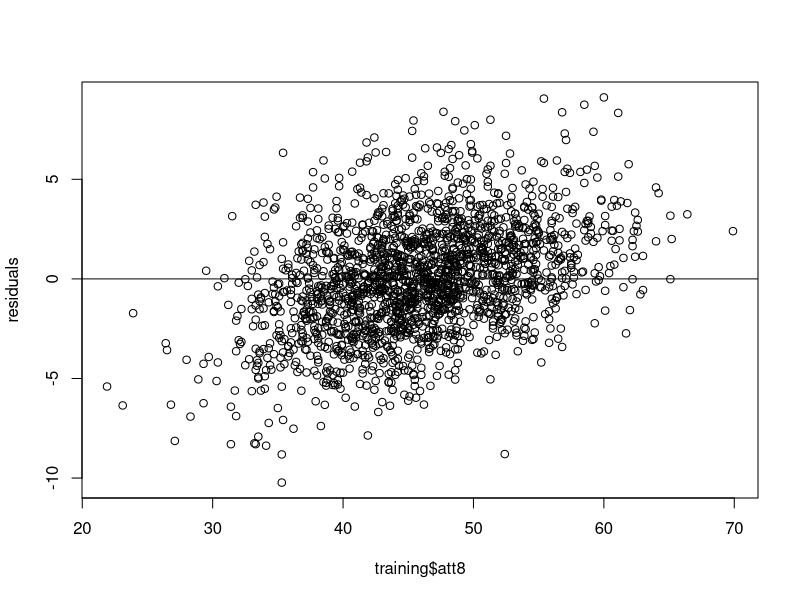
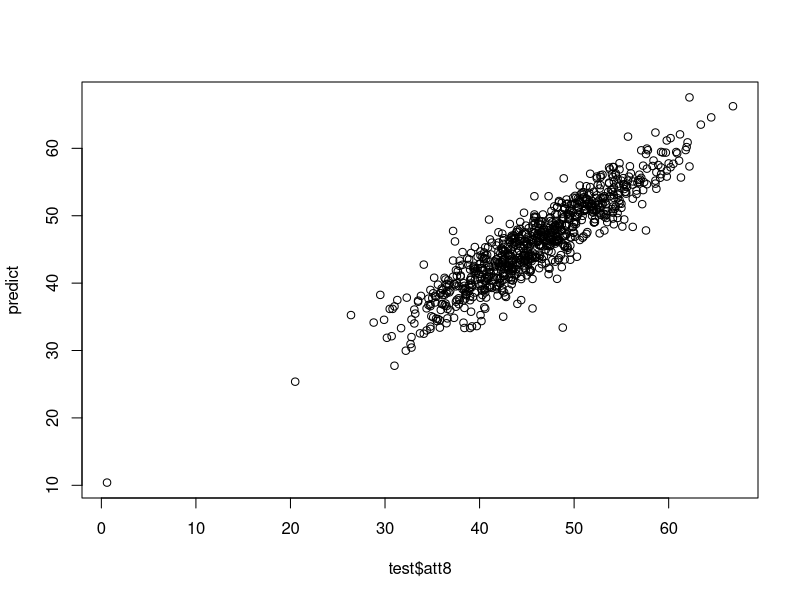

The R script that drew these images, in order:
# libs ----------------------------------
library(tidyverse)
library(caret)

# data ----------------------------------

gcses <- read_csv("data/gcses-cleaned.csv") %>% 
  filter(school_type == "State School") %>% 
  select(num_pupils, gender, perc_fsm, perc_sen, perc_sec_lang, att8_17, att8) %>% 
  drop_na()

# data prep -----------------------------

set.seed(2115)

trainIndex <- createDataPartition(gcses$att8, p = .7, list = FALSE)

training <- gcses[ trainIndex,]

test <- gcses[-trainIndex,]

# training ------------------------------

gcse_fit <- train(att8 ~ .,
                  data = training, 
                  method = "lm")

summary(gcse_fit)

# prediction -----------------------------

predict <- predict(gcse_fit, test)

postResample(pred = predict, obs = test$att8)

# plots ----------------------------------

residuals <- resid(gcse_fit)

plot(training$att8, residuals)

abline(0,0)

plot(test$att8, predict)


